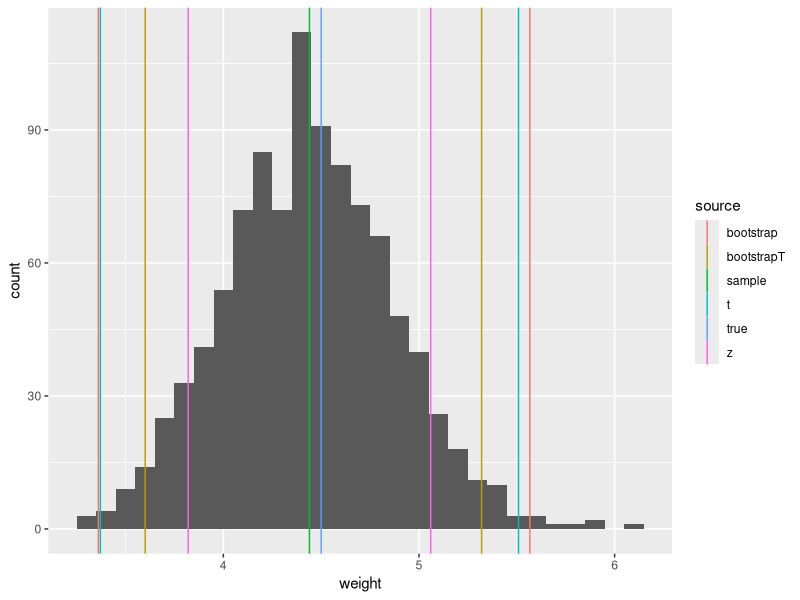
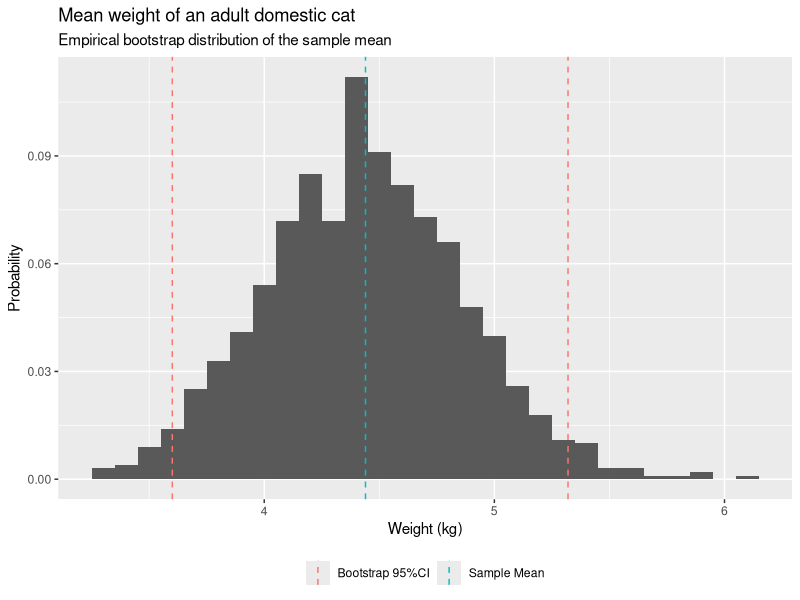

Recreate these plots in R, in order. (Note: a time limit stopped this script after it produced the figures.)
#
# Example for use in the blog post: estimating the mean weight of cats.
#

library(boot)
library(data.table)
library(ggplot2)
library(knitr)

set.seed(5295211)

trueMean <- 4.5
trueSd <- 1
sampleSize <- 10

cats <- data.table(
  catName = c(
    'Apollo', 'Bean', 'Casper', 'Daisy', 'Ella',
    'Finn', 'Ginger', 'Harley', 'Iago', 'Jasper'),
  weight = round(rnorm(sampleSize, trueMean, trueSd), 1)
)

printCatsTable <- function(cats) {
  cat(kable(rbind(
    cats[order(catName)],
    cats[, .(catName = '**mean**', weight = round(mean(weight), 1))])
    ), sep = '\n')
}
printCatsTable(cats)

# Example sample 1:
printCatsTable(cats[sample.int(nrow(cats), replace = TRUE)])

# Example sample 2:
printCatsTable(cats[sample.int(nrow(cats), replace = TRUE)])

# Find bootstrap confidence intervals (percentile and studentized).
bootstrapReplicates <- 1000
getBootstrapStats <- function (data, indexes) {
  t(data[indexes, .(mean(weight), var(weight))])
}
catsBoot <- boot(cats, getBootstrapStats, bootstrapReplicates)

catsBootCi <- boot.ci(catsBoot, type = c('perc', 'stud'))
catsBootCi

# We know the population variance for this example, so we can get normal CIs.
q <- c(0.025, 0.975)
catsZCi <- mean(cats$weight) + qnorm(q) * trueSd / sqrt(sampleSize)
catsZCi

# If we didn't know the population variance, we'd find t CIs.
catsTCi <- mean(cats$weight) +
  qt(q, sampleSize - 1) * sd(cats$weight) / sqrt(sampleSize)
catsTCi

# Plot of all the various CIs...
markup <- data.table(
  statistic = c(
    rep('mean', times = 2),
    rep(c('lo', 'hi'), times = 4)
  ),
  source = c(
    'true', 'sample',
    rep(c('bootstrap', 'bootstrapT', 'z', 't'), each = 2)
  ),
  weight = c(
    trueMean, mean(cats$weight),
    catsBootCi$student[4:5],
    catsBootCi$percent[4:5],
    catsZCi,
    catsTCi
  )
)
markup

ggsave(
  file = 'doc/cats-example-full.svg', width = 4, height = 3,
  ggplot(data.table(weight = catsBoot$t[,1]), aes(weight)) +
    geom_histogram(binwidth = 0.1) +
    geom_vline(
      data = markup,
      aes(xintercept = weight, color = source, group = statistic)))

simpleMarkup <- data.table(
  source = c('Sample Mean', rep('Bootstrap 95%CI', 2)),
  statistic = c('mean', 'lo', 'hi'),
  weight = c(mean(cats$weight), catsBootCi$percent[4:5])
)

# Plot the bootstrap distribution and percentile CIs.
ggsave(
  file = 'doc/cats-example.svg', width = 6, height = 4,
  ggplot(data.table(weight = catsBoot$t[,1]), aes(weight)) +
    geom_histogram(aes(y = stat(count / sum(count))), binwidth = 0.1) +
    geom_vline(
      data = simpleMarkup,
      aes(xintercept = weight, color = source, group = statistic),
      linetype = 'dashed') +
      theme(legend.title = element_blank(), legend.position = 'bottom') +
    labs(
      title = 'Mean weight of an adult domestic cat',
      subtitle = 'Empirical bootstrap distribution of the sample mean') +
      xlab('Weight (kg)') +
      ylab('Probability'))

# What is the coverage like for the various intervals?
check <- rbindlist(lapply(1:10000, function (trial) {
  if (trial %% 100 == 0) print(trial)
  x <- data.table(weight = round(rnorm(sampleSize, trueMean, trueSd), 1))
  b <- boot(x, getBootstrapStats, bootstrapReplicates)
  bci <- boot.ci(b, type = c('perc', 'stud'))

  sampleMean <- mean(x$weight)
  zci <- sampleMean + qnorm(q) * trueSd / sqrt(sampleSize)
  tci <- sampleMean + qt(q, sampleSize - 1) * sd(x$weight) / sqrt(sampleSize)

  results <- data.table(
    trial, sampleMean,
    method = factor(rep(c('perc', 'stud', 'z', 't'), each = 2)),
    endpoint = factor(rep(c('lo', 'hi'), times = 4)),
    value = c(bci$percent[4:5], bci$student[4:5], zci, tci)
  )
  results[, ok := ifelse(endpoint == 'lo', value < trueMean, trueMean < value)]
  results
}))
cat(
  kable(check[, .(miss = 1 - mean(ok)), .(method, endpoint)]),
  sep = '\n')
